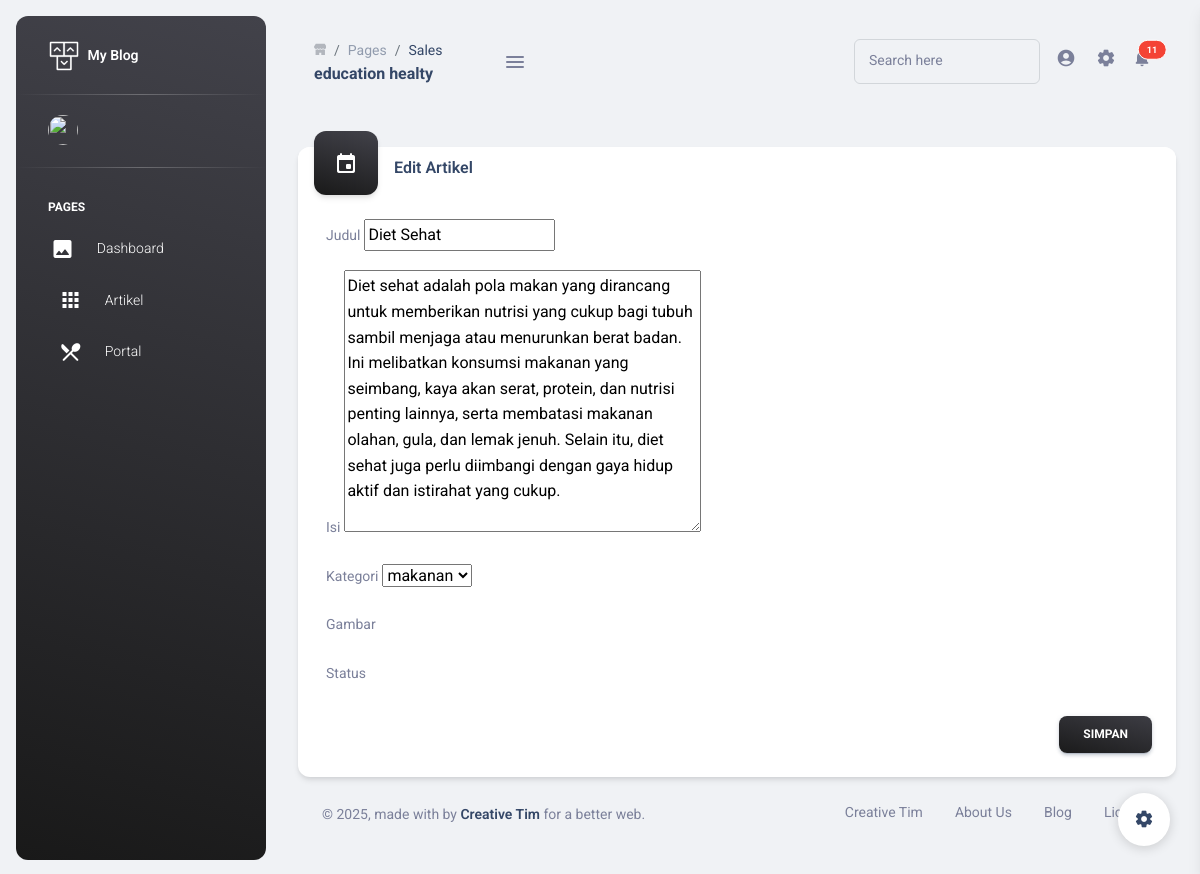
/dashboard/artikel/edit/2/, run on the app's committed database.
### artikel/models.py (models this page shows, shortened)
class Artikel(models.Model):
    judul = models.CharField(max_length=200)
    isi = models.TextField()
    kategori = models.ForeignKey(Kategori, on_delete=models.CASCADE)
    tanggal = models.DateTimeField(auto_now_add=True)
    gambar = models.ImageField(upload_to='artikel_images/', blank=True, null=True)

### artikel/views.py (the view)
# urls.py: path('artikel/edit/<int:id>/', views.artikel_edit, name='artikel_edit'),
def artikel_edit(request, id):
    artikel = get_object_or_404(Artikel, id=id)
    if request.method == 'POST':
        form = ArtikelForm(request.POST, request.FILES, instance=artikel)
        if form.is_valid():
            form.save()
            return redirect('artikel_list')
    else:
        form = ArtikelForm(instance=artikel)
    return render(request, 'dashboard/admin/artikel_form.html', {'form': form, 'edit': True})

### artikel/forms.py
class ArtikelForm(forms.ModelForm):
    class Meta:
        model = Artikel
        fields = ['judul', 'isi', 'kategori']

### artikel/models.py (called while the page is built)
    def __str__(self):
        return self.nama

### artikel/templatetags/auth_extras.py (called while the page is built)
@register.filter(name='has_group')
def has_group(user, group_name):
    return user.groups.filter(name=group_name).exists()

### templates/dashboard/admin/artikel_form.html (shortened to what this page needs)
{% extends 'dashboard/base.html' %}
{% load static %}
{% block css %}
  <link href="{% static 'django_ckeditor_5/dist/styles.css' %}" media="all" rel="stylesheet" />
{% endblock %}
{% block content %}
<div class="row mt-4">
  <div class="col-lg-12 col-12 mx-auto position-relative">
    <div class="card">
      <div class="card-header p-3 pt-2">
        <div class="icon icon-lg icon-shape bg-gradient-dark shadow text-center border-radius-xl mt-n4 me-3 float-start">
          <i class="material-icons opacity-10">event</i>
        </div>
        <h6 class="mb-0">{{ edit|default:False|yesno:"Edit Artikel,Tambah Artikel" }}</h6>
      </div>
      <div class="card-body pt-2">
        <form method="POST" enctype="multipart/form-data">
          <div class="mb-3">
            <label class="form-label">Judul</label>
            {{ form.judul }}
          </div>
          <div class="mb-3">
            <label class="form-label">Isi</label>
            {{ form.isi }}
          </div>
          <div class="mb-3">
            <label class="form-label">Kategori</label>
            {{ form.kategori }}
          </div>
          <div class="mb-3">
            <label class="form-label">Gambar</label>
          </div>
          <div class="mb-3">
            <label class="form-label">Status</label>
          </div>
          <div class="d-flex justify-content-end mt-4">
            <button type="submit" class="btn bg-gradient-dark m-0 ms-2">Simpan</button>
          </div>
        </form>
      </div>
    </div>
  </div>
</div>
{% endblock %}

### static/dashboard/assets/css/nucleo-svg.css (style rules this page uses)
.icon { display: inline-block; color: #111111; height: 1em; width: 1em; }
.icon-lg { height: 1.6em; width: 1.6em; }
.icon { fill: currentColor; stroke: none; }

### data on the page
Artikel: judul "Diet Sehat", isi "Diet sehat adalah pola makan yang dirancang untuk memberikan nutrisi yang cukup bagi tubuh sambil menjaga atau menurunkan berat badan. Ini melibatkan konsumsi makanan yang seimbang, kaya akan serat, protein, dan nutrisi penting lainnya, serta membatasi makanan olahan, gula, dan lemak jenuh. Selain itu, diet sehat juga perlu diimbangi dengan gaya hidup aktif dan istirahat yang cukup.", kategori "makanan"

### other printed values
{{ edit|default:False|yesno:"Edit Artikel,Tambah Artikel" }} "Edit Artikel"
